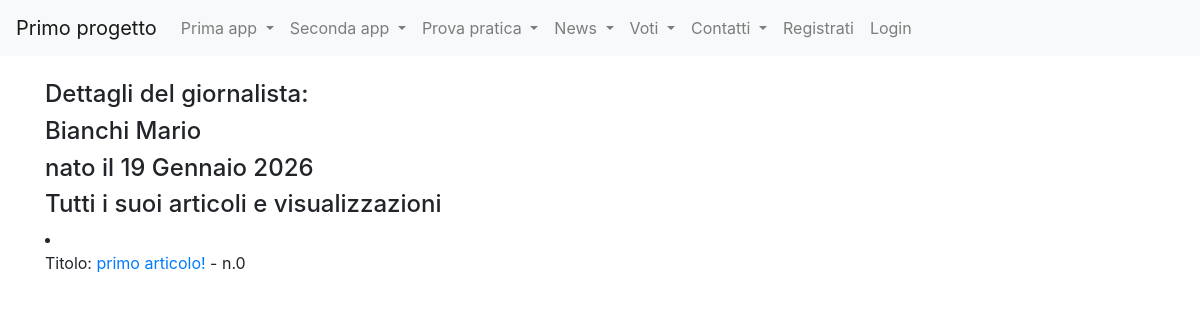
Screenshot of /news/giornalistaDetailView/3 with the database file from the repository.
### news/models.py (models this page shows, shortened)
class Giornalista(models.Model):
    nome = models.CharField(max_length = 20)
    cognome = models.CharField(max_length = 20)
    anno_di_nascita = models.DateField(blank=True)
    class Meta:
        verbose_name = "Giornalista"
        verbose_name_plural = "Gioralisti"

class Articolo(models.Model):
    titolo = models.CharField(max_length = 100)
    contenuto = models.TextField()
    giornalista = models.ForeignKey(Giornalista, on_delete=models.CASCADE,related_name="articolo")
    data = models.DateField(auto_now = True, blank = True)
    visualizzazioni = models.IntegerField(default = 0, blank = True)
    class Meta:
        verbose_name = "Articolo"
        verbose_name_plural = "Articoli"

### news/views.py (the view)
# urls.py: path("giornalistaDetailView/<int:pk>", giornalistaDetailView, name="giornalistaDetailView"),
def giornalistaDetailView(request, pk):
    giornalista = Giornalista.objects.get(pk=pk)
    articoli_giornalista = Articolo.objects.filter(giornalista=pk)
    context = {"giornalista": giornalista,
               "articoli_giornalista" : articoli_giornalista}
    return render(request, "news/giornalista_detail.html", context)

### news/templates/news/giornalista_detail.html (shortened to what this page needs)
{% extends 'base.html' %}
{% block content %}
    <h4>Dettagli del giornalista:</h4>
    <h4> {{ giornalista.cognome }} {{ giornalista.nome }}</h4>
    <h4>nato il {{ giornalista.anno_di_nascita }} </h4>
    <h4>Tutti i suoi articoli e visualizzazioni</h4>
    {% for articolo in articoli_giornalista  %}
        <li>
            <p>Titolo: <a href = "/news/articoli/{{ articolo.id }}"> {{ articolo.titolo }}</a>  - n.{{articolo.visualizzazioni}} </p>
        </li>
    {% endfor %}
{% endblock content %}

### rows the page displays
Giornalista: cognome "Bianchi", nome "Mario", anno_di_nascita "19 Gennaio 2026"
Articolo: titolo "primo articolo!", visualizzazioni "0"
